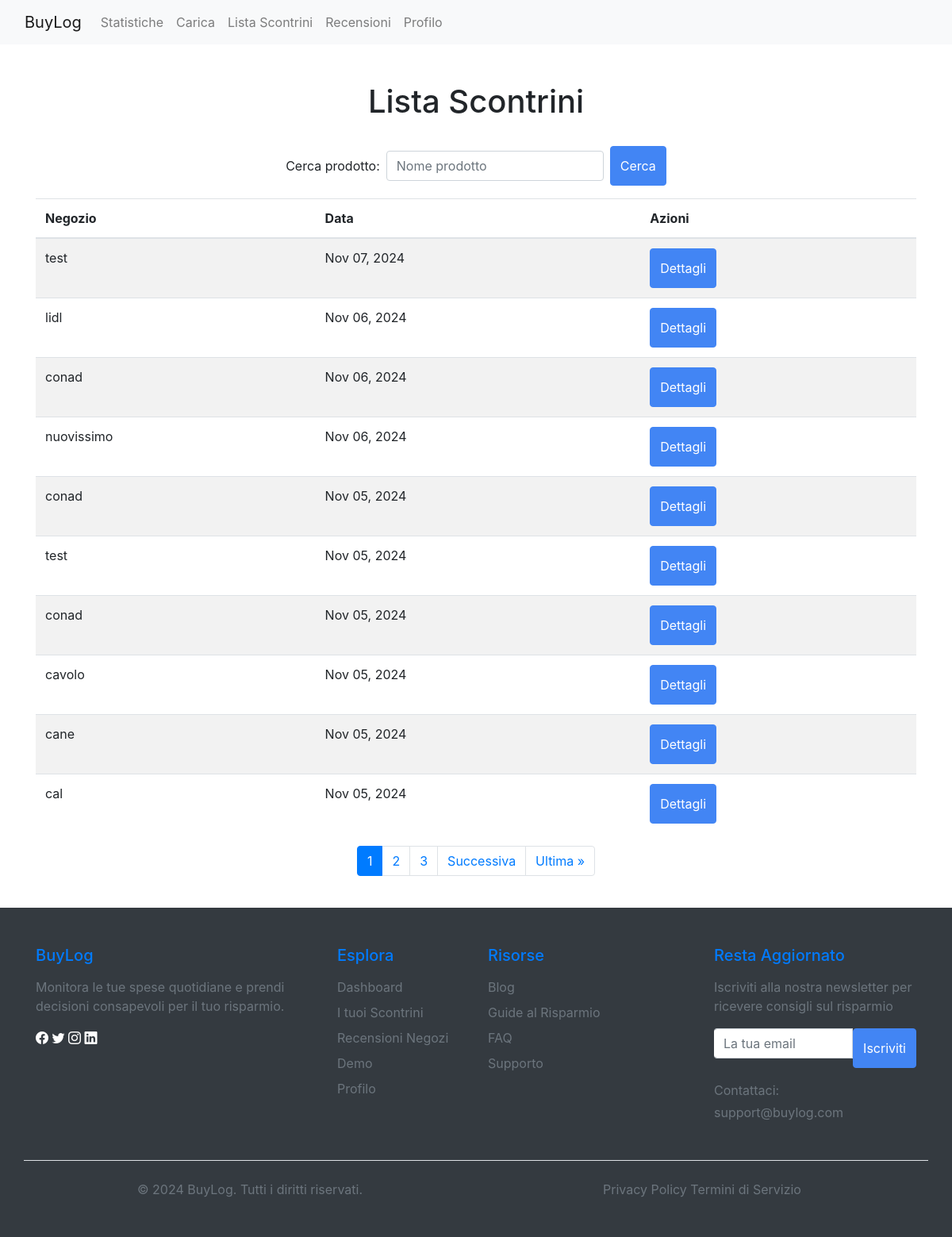
Screenshot of /scontrini/lista/ (signed in) with the database file from the repository.
### scontrini/models.py (models this page shows, shortened)
class Scontrino(models.Model):
    utente = models.ForeignKey(User, on_delete=models.CASCADE)
    negozio = models.ForeignKey(Negozio, on_delete=models.CASCADE)
    data = models.DateTimeField()
    totale = models.DecimalField(
        max_digits=10, decimal_places=2, default=0.00)  # Aggiungi questo campo
    class Meta:
        verbose_name_plural = 'Scontrini'

class Negozio(models.Model):
    nome = models.CharField(max_length=100)
    recensione_media = models.FloatField(null=True, blank=True)
    class Meta:
        verbose_name_plural = 'Negozi'

### scontrini/views.py (the view)
# urls.py: path('lista/', lista_scontrini, name='lista_scontrini'),
@login_required
def lista_scontrini(request):
    page = request.GET.get('page', 1)
    scontrini = Scontrino.objects.filter(utente=request.user).order_by('-data')
    paginator = Paginator(scontrini, 10)  # 15 scontrini per pagina
    try:
        scontrini_paginati = paginator.page(page)
    except:
        scontrini_paginati = paginator.page(1)
    return render(request, 'scontrini/lista_scontrini.html', {
        'scontrini': scontrini_paginati
    })

### scontrini/templates/scontrini/lista_scontrini.html (shortened to what this page needs)
{% extends 'scontrini/base.html' %}
{% block content %}
<div class="container mt-5">
    <center>
        <h1>Lista Scontrini</h1>
    </center>
    <br>
    <div class="d-flex justify-content-center mb-3">
        <form method="GET" action="{% url 'scontrini:ricerca_prodotto' %}" class="form-inline">
            <div class="form-group mr-2">
                <label for="cerca_prodotto" class="mr-2">Cerca prodotto:</label>
                <input type="text" id="cerca_prodotto" name="prodotto" class="form-control" placeholder="Nome prodotto">
            </div>
            <button type="submit" class="btn btn-primary">Cerca</button>
        </form>
    </div>
    <table class="table table-striped">
        <thead>
            <tr>
                <th>Negozio</th>
                <th>Data</th>
                <th>Azioni</th>
            </tr>
        </thead>
        <tbody>
            {% for scontrino in scontrini %}
            <tr>
                <td>{{ scontrino.negozio.nome }}</td>
                <td>{{ scontrino.data|date:"M d, Y" }}</td>
                <td>
                    <a href="{% url 'scontrini:dettagli_scontrino' scontrino.id %}" class="btn btn-primary">Dettagli</a>
                </td>
            </tr>
            {% endfor %}
        </tbody>
    </table>
    {% if scontrini.paginator.num_pages > 1 %}
    <nav aria-label="Navigazione pagine">
        <ul class="pagination justify-content-center">
            {% for num in scontrini.paginator.page_range %}
                {% if scontrini.number == num %}
                    <li class="page-item active">
                        <span class="page-link">{{ num }}</span>
                    </li>
                {% elif num > scontrini.number|add:'-3' and num < scontrini.number|add:'3' %}
                    <li class="page-item">
                        <a class="page-link" href="?page={{ num }}">{{ num }}</a>
                    </li>
                {% endif %}
            {% endfor %}
            {% if scontrini.has_next %}
                <li class="page-item">
                    <a class="page-link" href="?page={{ scontrini.next_page_number }}">Successiva</a>
                </li>
                <li class="page-item">
                    <a class="page-link" href="?page={{ scontrini.paginator.num_pages }}">Ultima &raquo;</a>
                </li>
            {% endif %}
        </ul>
    </nav>
    {% endif %}
</div>
{% endblock %}

### static/css/style.css (style rules this page uses)
body { min-height: 100vh; display: flex; flex-direction: column; }

### static/css/auth.css (style rules this page uses)
.btn-primary { background-color: #4285f4; border-color: #4285f4; padding: 12px; }
.form-group { margin-bottom: 1.5rem; }

### rows the page displays
Scontrino: negozio.nome "test", data "Nov 07, 2024"
Scontrino: negozio.nome "lidl", data "Nov 06, 2024"
Scontrino: negozio.nome "conad", data "Nov 06, 2024"
Scontrino: negozio.nome "nuovissimo", data "Nov 06, 2024"
Scontrino: negozio.nome "conad", data "Nov 05, 2024"
Scontrino: negozio.nome "test", data "Nov 05, 2024"
Scontrino: negozio.nome "conad", data "Nov 05, 2024"
Scontrino: negozio.nome "cavolo", data "Nov 05, 2024"
Scontrino: negozio.nome "cane", data "Nov 05, 2024"
Scontrino: negozio.nome "cal", data "Nov 05, 2024"

### other values shown
{{ num }} "1"
{{ num }} "2" "3"
